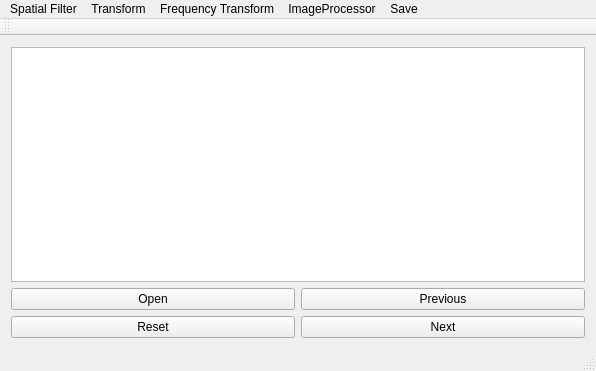
<?xml version="1.0" encoding="UTF-8"?>
<ui version="4.0">
 <class>MainWindow</class>
 <widget class="QMainWindow" name="MainWindow">
  <property name="geometry">
   <rect>
    <x>0</x>
    <y>0</y>
    <width>596</width>
    <height>371</height>
   </rect>
  </property>
  <property name="windowTitle">
   <string>图像滤波</string>
  </property>
  <widget class="QWidget" name="centralWidget">
   <layout class="QVBoxLayout" name="verticalLayout_2">
    <item>
     <widget class="QGraphicsView" name="graphicsView"/>
    </item>
    <item>
     <layout class="QGridLayout" name="gridLayout_2">
      <item row="0" column="0">
       <widget class="QPushButton" name="openButton">
        <property name="text">
         <string>Open</string>
        </property>
       </widget>
      </item>
      <item row="1" column="0">
       <widget class="QPushButton" name="resetButton">
        <property name="text">
         <string>Reset</string>
        </property>
       </widget>
      </item>
      <item row="0" column="1">
       <widget class="QPushButton" name="previousButton">
        <property name="text">
         <string>Previous</string>
        </property>
       </widget>
      </item>
      <item row="1" column="1">
       <widget class="QPushButton" name="nextButton">
        <property name="text">
         <string>Next</string>
        </property>
       </widget>
      </item>
     </layout>
    </item>
   </layout>
  </widget>
  <widget class="QMenuBar" name="menuBar">
   <property name="geometry">
    <rect>
     <x>0</x>
     <y>0</y>
     <width>596</width>
     <height>22</height>
    </rect>
   </property>
   <widget class="QMenu" name="menuSpatial_Filter">
    <property name="title">
     <string>Spatial Filter</string>
    </property>
    <addaction name="actionLinear"/>
    <addaction name="actionGaussBlur"/>
    <addaction name="actionBilateralFilter"/>
    <addaction name="actionMedianFilter"/>
    <addaction name="actionDilation"/>
    <addaction name="actionErosion"/>
   </widget>
   <widget class="QMenu" name="menuTransform">
    <property name="title">
     <string>Transform</string>
    </property>
    <addaction name="actionAffine"/>
   </widget>
   <widget class="QMenu" name="menuFrequency_Transform">
    <property name="title">
     <string>Frequency Transform</string>
    </property>
    <addaction name="actionfftTransform2"/>
    <addaction name="actionLPFilter"/>
    <addaction name="actionHPFilter"/>
   </widget>
   <widget class="QMenu" name="menuImageProcessor">
    <property name="title">
     <string>ImageProcessor</string>
    </property>
    <addaction name="actionrgb2GRAY"/>
    <addaction name="actionreverse"/>
    <addaction name="actionlogTransform"/>
    <addaction name="actionContrastStretch"/>
    <addaction name="actionhistTransform"/>
    <addaction name="actioncolorBalanceOne"/>
    <addaction name="actioncolorBalanceTwo"/>
   </widget>
   <widget class="QMenu" name="menuSave">
    <property name="title">
     <string>Save</string>
    </property>
    <addaction name="actionSaveImage"/>
   </widget>
   <addaction name="menuSpatial_Filter"/>
   <addaction name="menuTransform"/>
   <addaction name="menuFrequency_Transform"/>
   <addaction name="menuImageProcessor"/>
   <addaction name="menuSave"/>
  </widget>
  <widget class="QToolBar" name="mainToolBar">
   <attribute name="toolBarArea">
    <enum>TopToolBarArea</enum>
   </attribute>
   <attribute name="toolBarBreak">
    <bool>false</bool>
   </attribute>
  </widget>
  <widget class="QStatusBar" name="statusBar"/>
  <action name="actionLinear">
   <property name="text">
    <string>Linear</string>
   </property>
  </action>
  <action name="actionGaussBlur">
   <property name="text">
    <string>Gauss Blur</string>
   </property>
  </action>
  <action name="actionBilateralFilter">
   <property name="text">
    <string>Bilateral Filter</string>
   </property>
  </action>
  <action name="actionMedianFilter">
   <property name="text">
    <string>Median Filter</string>
   </property>
  </action>
  <action name="actionDilation">
   <property name="text">
    <string>Dilation</string>
   </property>
  </action>
  <action name="actionErosion">
   <property name="text">
    <string>Erosion</string>
   </property>
  </action>
  <action name="actionLinear_GRAY">
   <property name="text">
    <string>Linear(GRAY)</string>
   </property>
  </action>
  <action name="actionGauss_Blur_GRAY">
   <property name="text">
    <string>Gauss Blur(GRAY)</string>
   </property>
  </action>
  <action name="actionMedian_Filter_GRAY">
   <property name="text">
    <string>Median Filter(GRAY)</string>
   </property>
  </action>
  <action name="actionfftTransform">
   <property name="text">
    <string>fftTransform</string>
   </property>
  </action>
  <action name="actionAffine">
   <property name="text">
    <string>Affine</string>
   </property>
  </action>
  <action name="actionfftTransform2">
   <property name="text">
    <string>fftTransform</string>
   </property>
  </action>
  <action name="actionrgb2GRAY">
   <property name="text">
    <string>rgb2GRAY</string>
   </property>
  </action>
  <action name="actionreverse">
   <property name="text">
    <string>reverse</string>
   </property>
  </action>
  <action name="actionlogTransform">
   <property name="text">
    <string>log transform</string>
   </property>
  </action>
  <action name="actionContrastStretch">
   <property name="text">
    <string>contrast stretch</string>
   </property>
  </action>
  <action name="actionhistTransform">
   <property name="text">
    <string>hist balance</string>
   </property>
  </action>
  <action name="actioncolorBalanceOne">
   <property name="text">
    <string>color balance one</string>
   </property>
  </action>
  <action name="actioncolorBalanceTwo">
   <property name="text">
    <string>color balance two</string>
   </property>
  </action>
  <action name="actionSaveImage">
   <property name="text">
    <string>Save image</string>
   </property>
  </action>
  <action name="actionLPFilter">
   <property name="text">
    <string>LP filter</string>
   </property>
  </action>
  <action name="actionHPFilter">
   <property name="text">
    <string>HP filter</string>
   </property>
  </action>
 </widget>
 <layoutdefault spacing="6" margin="11"/>
 <resources/>
 <connections/>
</ui>
